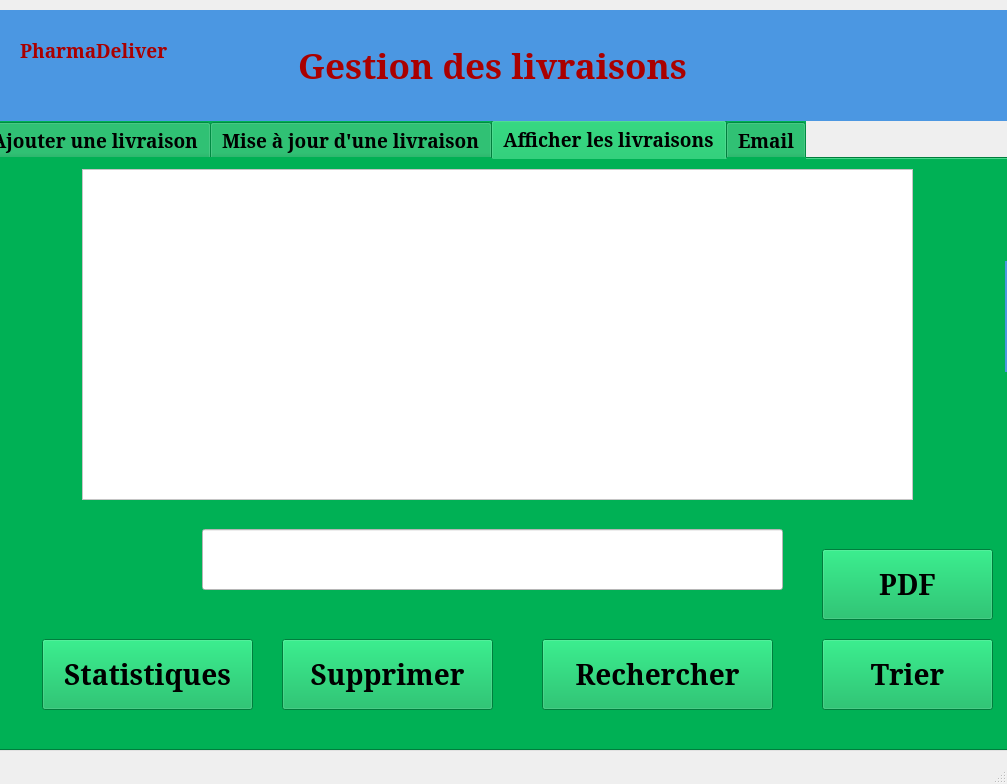
<?xml version="1.0" encoding="UTF-8"?>
<ui version="4.0">
 <class>MainWindow</class>
 <widget class="QMainWindow" name="MainWindow">
  <property name="geometry">
   <rect>
    <x>0</x>
    <y>0</y>
    <width>1007</width>
    <height>784</height>
   </rect>
  </property>
  <property name="windowTitle">
   <string>MainWindow</string>
  </property>
  <widget class="QWidget" name="centralwidget">
   <widget class="QTabWidget" name="tabWidget">
    <property name="geometry">
     <rect>
      <x>-20</x>
      <y>120</y>
      <width>1041</width>
      <height>631</height>
     </rect>
    </property>
    <property name="font">
     <font>
      <family>MS Serif</family>
      <pointsize>14</pointsize>
      <weight>75</weight>
      <bold>true</bold>
     </font>
    </property>
    <property name="styleSheet">
     <string notr="true">background-color: rgb(162, 162, 162);
background-color: rgb(67, 203, 0);
background-color: rgb(0, 177, 85);</string>
    </property>
    <property name="currentIndex">
     <number>2</number>
    </property>
    <widget class="QWidget" name="tab">
     <attribute name="title">
      <string>Ajouter une livraison</string>
     </attribute>
     <widget class="QPushButton" name="pb_ajouter">
      <property name="geometry">
       <rect>
        <x>790</x>
        <y>480</y>
        <width>221</width>
        <height>71</height>
       </rect>
      </property>
      <property name="font">
       <font>
        <family>MS Serif</family>
        <pointsize>21</pointsize>
        <weight>75</weight>
        <bold>true</bold>
       </font>
      </property>
      <property name="text">
       <string>Ajouter</string>
      </property>
     </widget>
     <widget class="QLabel" name="label_15">
      <property name="geometry">
       <rect>
        <x>220</x>
        <y>646</y>
        <width>216</width>
        <height>93</height>
       </rect>
      </property>
      <property name="font">
       <font>
        <family>MS Serif</family>
        <pointsize>14</pointsize>
        <weight>75</weight>
        <bold>true</bold>
       </font>
      </property>
      <property name="text">
       <string>Statut de livraison</string>
      </property>
     </widget>
     <widget class="QLabel" name="label_8">
      <property name="geometry">
       <rect>
        <x>120</x>
        <y>70</y>
        <width>281</width>
        <height>61</height>
       </rect>
      </property>
      <property name="font">
       <font>
        <family>MS Serif</family>
        <pointsize>18</pointsize>
        <weight>75</weight>
        <bold>true</bold>
       </font>
      </property>
      <property name="text">
       <string>Numéro de livraison</string>
      </property>
     </widget>
     <widget class="QLineEdit" name="numliv">
      <property name="geometry">
       <rect>
        <x>450</x>
        <y>70</y>
        <width>391</width>
        <height>71</height>
       </rect>
      </property>
      <property name="styleSheet">
       <string notr="true">background-color: rgb(255, 255, 255);</string>
      </property>
     </widget>
     <widget class="QLineEdit" name="dateliv">
      <property name="geometry">
       <rect>
        <x>450</x>
        <y>180</y>
        <width>391</width>
        <height>71</height>
       </rect>
      </property>
      <property name="styleSheet">
       <string notr="true">background-color: rgb(255, 255, 255);</string>
      </property>
     </widget>
     <widget class="QLineEdit" name="adresseliv">
      <property name="geometry">
       <rect>
        <x>450</x>
        <y>290</y>
        <width>391</width>
        <height>71</height>
       </rect>
      </property>
      <property name="styleSheet">
       <string notr="true">background-color: rgb(255, 255, 255);</string>
      </property>
     </widget>
     <widget class="QComboBox" name="statutliv">
      <property name="geometry">
       <rect>
        <x>450</x>
        <y>390</y>
        <width>391</width>
        <height>71</height>
       </rect>
      </property>
      <property name="font">
       <font>
        <family>MS Serif</family>
        <pointsize>14</pointsize>
        <weight>75</weight>
        <bold>true</bold>
       </font>
      </property>
      <item>
       <property name="text">
        <string>En cours</string>
       </property>
      </item>
      <item>
       <property name="text">
        <string>Termine</string>
       </property>
      </item>
     </widget>
     <widget class="QLabel" name="label_34">
      <property name="geometry">
       <rect>
        <x>120</x>
        <y>180</y>
        <width>281</width>
        <height>61</height>
       </rect>
      </property>
      <property name="font">
       <font>
        <family>MS Serif</family>
        <pointsize>18</pointsize>
        <weight>75</weight>
        <bold>true</bold>
       </font>
      </property>
      <property name="text">
       <string>Date de livraison</string>
      </property>
     </widget>
     <widget class="QLabel" name="label_35">
      <property name="geometry">
       <rect>
        <x>120</x>
        <y>290</y>
        <width>281</width>
        <height>61</height>
       </rect>
      </property>
      <property name="font">
       <font>
        <family>MS Serif</family>
        <pointsize>18</pointsize>
        <weight>75</weight>
        <bold>true</bold>
       </font>
      </property>
      <property name="text">
       <string>Adresse de livraison</string>
      </property>
     </widget>
     <widget class="QLabel" name="label_36">
      <property name="geometry">
       <rect>
        <x>120</x>
        <y>400</y>
        <width>281</width>
        <height>61</height>
       </rect>
      </property>
      <property name="font">
       <font>
        <family>MS Serif</family>
        <pointsize>18</pointsize>
        <weight>75</weight>
        <bold>true</bold>
       </font>
      </property>
      <property name="text">
       <string>Statut de livraison</string>
      </property>
     </widget>
    </widget>
    <widget class="QWidget" name="tab_5">
     <attribute name="title">
      <string>Mise à jour d'une livraison</string>
     </attribute>
     <widget class="QLineEdit" name="numliv_m_4">
      <property name="geometry">
       <rect>
        <x>450</x>
        <y>70</y>
        <width>391</width>
        <height>71</height>
       </rect>
      </property>
      <property name="styleSheet">
       <string notr="true">background-color: rgb(255, 255, 255);</string>
      </property>
     </widget>
     <widget class="QLineEdit" name="dateliv_m">
      <property name="geometry">
       <rect>
        <x>450</x>
        <y>180</y>
        <width>391</width>
        <height>71</height>
       </rect>
      </property>
      <property name="styleSheet">
       <string notr="true">background-color: rgb(255, 255, 255);</string>
      </property>
     </widget>
     <widget class="QPushButton" name="pb_modifier">
      <property name="geometry">
       <rect>
        <x>760</x>
        <y>480</y>
        <width>241</width>
        <height>71</height>
       </rect>
      </property>
      <property name="font">
       <font>
        <family>MS Serif</family>
        <pointsize>21</pointsize>
        <weight>75</weight>
        <bold>true</bold>
       </font>
      </property>
      <property name="text">
       <string>Modifier</string>
      </property>
     </widget>
     <widget class="QComboBox" name="statutliv_m">
      <property name="geometry">
       <rect>
        <x>450</x>
        <y>390</y>
        <width>391</width>
        <height>71</height>
       </rect>
      </property>
      <property name="font">
       <font>
        <family>MS Serif</family>
        <pointsize>14</pointsize>
        <weight>75</weight>
        <bold>true</bold>
       </font>
      </property>
      <item>
       <property name="text">
        <string>En cours</string>
       </property>
      </item>
      <item>
       <property name="text">
        <string>Termine</string>
       </property>
      </item>
     </widget>
     <widget class="QLabel" name="label_12">
      <property name="geometry">
       <rect>
        <x>100</x>
        <y>80</y>
        <width>281</width>
        <height>61</height>
       </rect>
      </property>
      <property name="font">
       <font>
        <family>MS Serif</family>
        <pointsize>18</pointsize>
        <weight>75</weight>
        <bold>true</bold>
       </font>
      </property>
      <property name="text">
       <string>Numéro de livraison</string>
      </property>
     </widget>
     <widget class="QLineEdit" name="adresseliv_m">
      <property name="geometry">
       <rect>
        <x>450</x>
        <y>290</y>
        <width>391</width>
        <height>71</height>
       </rect>
      </property>
      <property name="styleSheet">
       <string notr="true">background-color: rgb(255, 255, 255);</string>
      </property>
     </widget>
     <widget class="QLabel" name="label_37">
      <property name="geometry">
       <rect>
        <x>100</x>
        <y>180</y>
        <width>281</width>
        <height>61</height>
       </rect>
      </property>
      <property name="font">
       <font>
        <family>MS Serif</family>
        <pointsize>18</pointsize>
        <weight>75</weight>
        <bold>true</bold>
       </font>
      </property>
      <property name="text">
       <string>Date de livraison</string>
      </property>
     </widget>
     <widget class="QLabel" name="label_38">
      <property name="geometry">
       <rect>
        <x>100</x>
        <y>290</y>
        <width>281</width>
        <height>61</height>
       </rect>
      </property>
      <property name="font">
       <font>
        <family>MS Serif</family>
        <pointsize>18</pointsize>
        <weight>75</weight>
        <bold>true</bold>
       </font>
      </property>
      <property name="text">
       <string>Adresse de livraison</string>
      </property>
     </widget>
     <widget class="QLabel" name="label_39">
      <property name="geometry">
       <rect>
        <x>100</x>
        <y>400</y>
        <width>281</width>
        <height>61</height>
       </rect>
      </property>
      <property name="font">
       <font>
        <family>MS Serif</family>
        <pointsize>18</pointsize>
        <weight>75</weight>
        <bold>true</bold>
       </font>
      </property>
      <property name="text">
       <string>Statut de livraison</string>
      </property>
     </widget>
    </widget>
    <widget class="QWidget" name="tab_3">
     <attribute name="title">
      <string>Afficher les livraisons</string>
     </attribute>
     <widget class="QTableView" name="tablivraisons">
      <property name="geometry">
       <rect>
        <x>100</x>
        <y>10</y>
        <width>831</width>
        <height>331</height>
       </rect>
      </property>
      <property name="styleSheet">
       <string notr="true">background-color: rgb(255, 255, 255);</string>
      </property>
     </widget>
     <widget class="QPushButton" name="pb_trier">
      <property name="geometry">
       <rect>
        <x>840</x>
        <y>480</y>
        <width>171</width>
        <height>71</height>
       </rect>
      </property>
      <property name="font">
       <font>
        <family>MS Serif</family>
        <pointsize>21</pointsize>
        <weight>75</weight>
        <bold>true</bold>
       </font>
      </property>
      <property name="text">
       <string>Trier</string>
      </property>
     </widget>
     <widget class="QPushButton" name="pb_rechercher">
      <property name="geometry">
       <rect>
        <x>560</x>
        <y>480</y>
        <width>231</width>
        <height>71</height>
       </rect>
      </property>
      <property name="font">
       <font>
        <family>MS Serif</family>
        <pointsize>21</pointsize>
        <weight>75</weight>
        <bold>true</bold>
       </font>
      </property>
      <property name="text">
       <string>Rechercher</string>
      </property>
     </widget>
     <widget class="QLineEdit" name="numero">
      <property name="geometry">
       <rect>
        <x>220</x>
        <y>370</y>
        <width>581</width>
        <height>61</height>
       </rect>
      </property>
      <property name="styleSheet">
       <string notr="true">background-color: rgb(255, 255, 255);</string>
      </property>
     </widget>
     <widget class="QPushButton" name="pb_supprimer">
      <property name="geometry">
       <rect>
        <x>300</x>
        <y>480</y>
        <width>211</width>
        <height>71</height>
       </rect>
      </property>
      <property name="font">
       <font>
        <family>MS Serif</family>
        <pointsize>21</pointsize>
        <weight>75</weight>
        <bold>true</bold>
       </font>
      </property>
      <property name="text">
       <string>Supprimer</string>
      </property>
     </widget>
     <widget class="QPushButton" name="pb_stat">
      <property name="geometry">
       <rect>
        <x>60</x>
        <y>480</y>
        <width>211</width>
        <height>71</height>
       </rect>
      </property>
      <property name="font">
       <font>
        <family>MS Serif</family>
        <pointsize>21</pointsize>
        <weight>75</weight>
        <bold>true</bold>
       </font>
      </property>
      <property name="text">
       <string>Statistiques</string>
      </property>
     </widget>
     <widget class="QPushButton" name="pb_pdf">
      <property name="geometry">
       <rect>
        <x>840</x>
        <y>390</y>
        <width>171</width>
        <height>71</height>
       </rect>
      </property>
      <property name="font">
       <font>
        <family>MS Serif</family>
        <pointsize>21</pointsize>
        <weight>75</weight>
        <bold>true</bold>
       </font>
      </property>
      <property name="text">
       <string>PDF</string>
      </property>
     </widget>
    </widget>
    <widget class="QWidget" name="tab_4">
     <attribute name="title">
      <string>Email</string>
     </attribute>
    </widget>
   </widget>
   <widget class="QLabel" name="label">
    <property name="geometry">
     <rect>
      <x>-280</x>
      <y>10</y>
      <width>1421</width>
      <height>111</height>
     </rect>
    </property>
    <property name="styleSheet">
     <string notr="true">background-color: rgb(75, 151, 226);</string>
    </property>
    <property name="text">
     <string/>
    </property>
   </widget>
   <widget class="QLabel" name="label_3">
    <property name="geometry">
     <rect>
      <x>1005</x>
      <y>261</y>
      <width>141</width>
      <height>111</height>
     </rect>
    </property>
    <property name="styleSheet">
     <string notr="true">background-color: rgb(75, 151, 226);</string>
    </property>
    <property name="text">
     <string/>
    </property>
   </widget>
   <widget class="QLabel" name="label_2">
    <property name="geometry">
     <rect>
      <x>280</x>
      <y>40</y>
      <width>411</width>
      <height>51</height>
     </rect>
    </property>
    <property name="font">
     <font>
      <family>MS Serif</family>
      <pointsize>26</pointsize>
      <weight>75</weight>
      <bold>true</bold>
     </font>
    </property>
    <property name="styleSheet">
     <string notr="true">color: rgb(170, 0, 0);</string>
    </property>
    <property name="text">
     <string>  Gestion des livraisons</string>
    </property>
   </widget>
   <widget class="QLabel" name="label_4">
    <property name="geometry">
     <rect>
      <x>20</x>
      <y>30</y>
      <width>161</width>
      <height>41</height>
     </rect>
    </property>
    <property name="font">
     <font>
      <family>MS Serif</family>
      <pointsize>14</pointsize>
      <weight>75</weight>
      <bold>true</bold>
     </font>
    </property>
    <property name="styleSheet">
     <string notr="true">color: rgb(170, 0, 0);</string>
    </property>
    <property name="text">
     <string>PharmaDeliver</string>
    </property>
   </widget>
   <widget class="QLabel" name="label_5">
    <property name="geometry">
     <rect>
      <x>890</x>
      <y>10</y>
      <width>121</width>
      <height>101</height>
     </rect>
    </property>
    <property name="text">
     <string/>
    </property>
    <property name="pixmap">
     <pixmap>../../../Downloads/logo (2).png</pixmap>
    </property>
    <property name="scaledContents">
     <bool>true</bool>
    </property>
   </widget>
  </widget>
  <widget class="QStatusBar" name="statusbar"/>
 </widget>
 <resources/>
 <connections/>
</ui>
